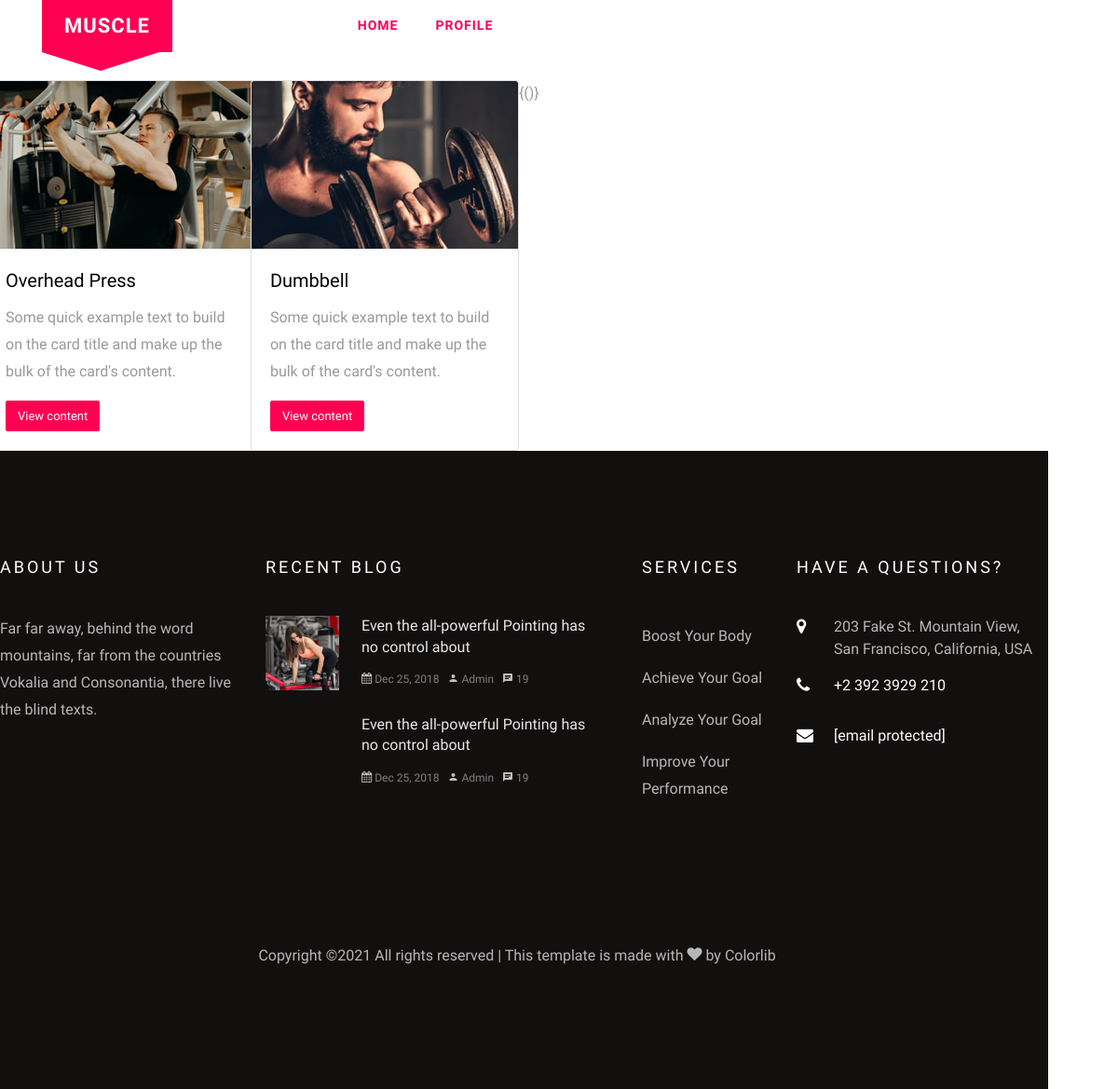
Screenshot of /bodybuilding (signed in) with the database file from the repository.
### workouts/models.py (models this page shows, shortened)
class Exercise(models.Model):
    image = models.ImageField(upload_to='images')
    name = models.CharField(max_length=100)
    category = models.ForeignKey(Category, on_delete=models.CASCADE)
    content = HTMLField()
    def get_absolute_url(self):
        return reverse('exercise_detail', kwargs={
            'exercise_id':self.id
        })

### workouts/views.py (the view)
# urls.py: path('bodybuilding', views.BodyBuilding, name='bodybuilding'),
def BodyBuilding(request):
    BDProgrammes = Exercise.objects.filter(category__category="Body Building")
    context = {
        'BDProgrammes' : BDProgrammes
    }
    return render(request, 'bodybuilding.html', context)

### templates/bodybuilding.html
{% extends 'base.html' %}
{% block content %}
{% if request.user.is_authenticated %}
<br><br><br>
{% for exercise in BDProgrammes %}
<div class="row">
<div class="card" style="width: 18rem;">
  <img class="card-img-top" src="{{ exercise.image.url }}" alt="Card image cap" heigt="286" with="180">
  <div class="card-body">
    <h5 class="card-title">{{ exercise.name }}</h5>
    <p class="card-text">Some quick example text to build on the card title and make up the bulk of the card's content.</p>
    <a href="{{ exercise.get_absolute_url }}" class="btn btn-primary">View content</a>
  </div>
</div>
{({% endfor %})}
</div>
{% else %}
<br><br><br><br>
<h1>Restricted Page</h1>Sorry you need to login to view this page.
{% endif %}
{% endblock content %}

### rows the page displays
Exercise: image (picture), name "Overhead Press"
Exercise: image (picture), name "Dumbbell"
